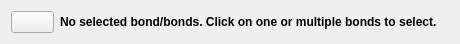
<?xml version="1.0" encoding="UTF-8"?>
<ui version="4.0">
 <class>Form</class>
 <widget class="QWidget" name="Form">
  <property name="geometry">
   <rect>
    <x>0</x>
    <y>0</y>
    <width>460</width>
    <height>44</height>
   </rect>
  </property>
  <property name="minimumSize">
   <size>
    <width>460</width>
    <height>44</height>
   </size>
  </property>
  <property name="maximumSize">
   <size>
    <width>460</width>
    <height>44</height>
   </size>
  </property>
  <property name="font">
   <font>
    <kerning>false</kerning>
   </font>
  </property>
  <property name="windowTitle">
   <string>Form</string>
  </property>
  <layout class="QGridLayout" name="gridLayout">
   <item row="0" column="0">
    <widget class="QPushButton" name="pushButton_warning">
     <property name="enabled">
      <bool>true</bool>
     </property>
     <property name="font">
      <font>
       <pointsize>10</pointsize>
       <weight>75</weight>
       <bold>true</bold>
       <kerning>false</kerning>
      </font>
     </property>
     <property name="text">
      <string/>
     </property>
     <property name="icon">
      <iconset resource="icons.qrc">
       <normaloff>:/icons/alert-icon.png</normaloff>:/icons/alert-icon.png</iconset>
     </property>
    </widget>
   </item>
   <item row="0" column="1">
    <widget class="QLabel" name="label">
     <property name="minimumSize">
      <size>
       <width>420</width>
       <height>20</height>
      </size>
     </property>
     <property name="maximumSize">
      <size>
       <width>420</width>
       <height>20</height>
      </size>
     </property>
     <property name="font">
      <font>
       <pointsize>9</pointsize>
       <weight>75</weight>
       <bold>true</bold>
      </font>
     </property>
     <property name="text">
      <string>No selected bond/bonds. Click on one or multiple bonds to select.</string>
     </property>
    </widget>
   </item>
  </layout>
 </widget>
 <resources>
  <include location="icons.qrc"/>
 </resources>
 <connections/>
</ui>
